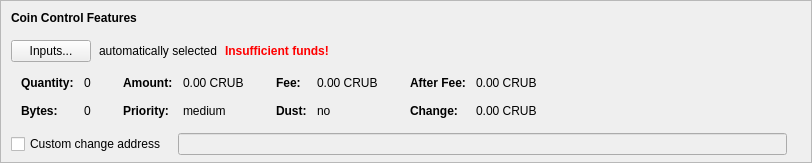
    <widget class="QFrame" name="frameCoinControl">
     <property name="sizePolicy">
      <sizepolicy hsizetype="Expanding" vsizetype="Expanding">
       <horstretch>0</horstretch>
       <verstretch>0</verstretch>
      </sizepolicy>
     </property>
     <property name="maximumSize">
      <size>
       <width>16777215</width>
       <height>16777215</height>
      </size>
     </property>
     <property name="frameShape">
      <enum>QFrame::StyledPanel</enum>
     </property>
     <property name="frameShadow">
      <enum>QFrame::Sunken</enum>
     </property>
     <layout class="QVBoxLayout" name="verticalLayoutCoinControl2">
      <property name="spacing">
       <number>0</number>
      </property>
      <property name="leftMargin">
       <number>0</number>
      </property>
      <property name="topMargin">
       <number>0</number>
      </property>
      <property name="rightMargin">
       <number>0</number>
      </property>
      <property name="bottomMargin">
       <number>6</number>
      </property>
      <item>
       <layout class="QVBoxLayout" name="verticalLayoutCoinControl" stretch="0,0,0,0,1">
        <property name="spacing">
         <number>0</number>
        </property>
        <property name="leftMargin">
         <number>10</number>
        </property>
        <property name="topMargin">
         <number>10</number>
        </property>
        <item>
         <layout class="QHBoxLayout" name="horizontalLayoutCoinControl1">
          <property name="bottomMargin">
           <number>15</number>
          </property>
          <item>
           <widget class="QLabel" name="labelCoinControlFeatures">
            <property name="sizePolicy">
             <sizepolicy hsizetype="Preferred" vsizetype="Maximum">
              <horstretch>0</horstretch>
              <verstretch>0</verstretch>
             </sizepolicy>
            </property>
            <property name="font">
             <font>
              <weight>75</weight>
              <bold>true</bold>
             </font>
            </property>
            <property name="styleSheet">
             <string notr="true">font-weight:bold;</string>
            </property>
            <property name="text">
             <string>Coin Control Features</string>
            </property>
           </widget>
          </item>
         </layout>
        </item>
        <item>
         <layout class="QHBoxLayout" name="horizontalLayoutCoinControl2" stretch="0,0,0,0">
          <property name="spacing">
           <number>8</number>
          </property>
          <property name="bottomMargin">
           <number>10</number>
          </property>
          <item>
           <widget class="QPushButton" name="pushButtonCoinControl">
            <property name="styleSheet">
             <string notr="true"/>
            </property>
            <property name="text">
             <string>Inputs...</string>
            </property>
            <property name="autoDefault">
             <bool>false</bool>
            </property>
           </widget>
          </item>
          <item>
           <widget class="QLabel" name="labelCoinControlAutomaticallySelected">
            <property name="text">
             <string>automatically selected</string>
            </property>
            <property name="margin">
             <number>5</number>
            </property>
           </widget>
          </item>
          <item>
           <widget class="QLabel" name="labelCoinControlInsuffFunds">
            <property name="font">
             <font>
              <weight>75</weight>
              <bold>true</bold>
             </font>
            </property>
            <property name="styleSheet">
             <string notr="true">color:red;font-weight:bold;</string>
            </property>
            <property name="text">
             <string>Insufficient funds!</string>
            </property>
            <property name="margin">
             <number>5</number>
            </property>
           </widget>
          </item>
          <item>
           <spacer name="horizontalSpacerCoinControl">
            <property name="orientation">
             <enum>Qt::Horizontal</enum>
            </property>
            <property name="sizeHint" stdset="0">
             <size>
              <width>40</width>
              <height>1</height>
             </size>
            </property>
           </spacer>
          </item>
         </layout>
        </item>
        <item>
         <widget class="QWidget" name="widgetCoinControl" native="true">
          <property name="sizePolicy">
           <sizepolicy hsizetype="Preferred" vsizetype="Preferred">
            <horstretch>0</horstretch>
            <verstretch>0</verstretch>
           </sizepolicy>
          </property>
          <property name="minimumSize">
           <size>
            <width>0</width>
            <height>0</height>
           </size>
          </property>
          <property name="styleSheet">
           <string notr="true"/>
          </property>
          <layout class="QHBoxLayout" name="horizontalLayoutCoinControl5">
           <property name="leftMargin">
            <number>0</number>
           </property>
           <property name="topMargin">
            <number>0</number>
           </property>
           <property name="rightMargin">
            <number>0</number>
           </property>
           <property name="bottomMargin">
            <number>0</number>
           </property>
           <item>
            <layout class="QHBoxLayout" name="horizontalLayoutCoinControl3" stretch="0,0,0,1">
             <property name="spacing">
              <number>20</number>
             </property>
             <property name="topMargin">
              <number>0</number>
             </property>
             <property name="bottomMargin">
              <number>10</number>
             </property>
             <item>
              <layout class="QFormLayout" name="formLayoutCoinControl1">
               <property name="horizontalSpacing">
                <number>10</number>
               </property>
               <property name="verticalSpacing">
                <number>14</number>
               </property>
               <property name="leftMargin">
                <number>10</number>
               </property>
               <property name="topMargin">
                <number>4</number>
               </property>
               <property name="rightMargin">
                <number>6</number>
               </property>
               <item row="0" column="0">
                <widget class="QLabel" name="labelCoinControlQuantityText">
                 <property name="font">
                  <font>
                   <weight>75</weight>
                   <bold>true</bold>
                  </font>
                 </property>
                 <property name="text">
                  <string>Quantity:</string>
                 </property>
                 <property name="margin">
                  <number>0</number>
                 </property>
                </widget>
               </item>
               <item row="0" column="1">
                <widget class="QLabel" name="labelCoinControlQuantity">
                 <property name="cursor">
                  <cursorShape>IBeamCursor</cursorShape>
                 </property>
                 <property name="contextMenuPolicy">
                  <enum>Qt::ActionsContextMenu</enum>
                 </property>
                 <property name="text">
                  <string notr="true">0</string>
                 </property>
                 <property name="margin">
                  <number>0</number>
                 </property>
                 <property name="textInteractionFlags">
                  <set>Qt::LinksAccessibleByMouse|Qt::TextSelectableByKeyboard|Qt::TextSelectableByMouse</set>
                 </property>
                </widget>
               </item>
               <item row="1" column="0">
                <widget class="QLabel" name="labelCoinControlBytesText">
                 <property name="font">
                  <font>
                   <weight>75</weight>
                   <bold>true</bold>
                  </font>
                 </property>
                 <property name="text">
                  <string>Bytes:</string>
                 </property>
                </widget>
               </item>
               <item row="1" column="1">
                <widget class="QLabel" name="labelCoinControlBytes">
                 <property name="cursor">
                  <cursorShape>IBeamCursor</cursorShape>
                 </property>
                 <property name="contextMenuPolicy">
                  <enum>Qt::ActionsContextMenu</enum>
                 </property>
                 <property name="text">
                  <string notr="true">0</string>
                 </property>
                 <property name="textInteractionFlags">
                  <set>Qt::LinksAccessibleByMouse|Qt::TextSelectableByKeyboard|Qt::TextSelectableByMouse</set>
                 </property>
                </widget>
               </item>
              </layout>
             </item>
             <item>
              <layout class="QFormLayout" name="formLayoutCoinControl2">
               <property name="horizontalSpacing">
                <number>10</number>
               </property>
               <property name="verticalSpacing">
                <number>14</number>
               </property>
               <property name="leftMargin">
                <number>6</number>
               </property>
               <property name="topMargin">
                <number>4</number>
               </property>
               <property name="rightMargin">
                <number>6</number>
               </property>
               <item row="0" column="0">
                <widget class="QLabel" name="labelCoinControlAmountText">
                 <property name="font">
                  <font>
                   <weight>75</weight>
                   <bold>true</bold>
                  </font>
                 </property>
                 <property name="text">
                  <string>Amount:</string>
                 </property>
                 <property name="margin">
                  <number>0</number>
                 </property>
                </widget>
               </item>
               <item row="0" column="1">
                <widget class="QLabel" name="labelCoinControlAmount">
                 <property name="cursor">
                  <cursorShape>IBeamCursor</cursorShape>
                 </property>
                 <property name="contextMenuPolicy">
                  <enum>Qt::ActionsContextMenu</enum>
                 </property>
                 <property name="text">
                  <string notr="true">0.00 CRUB</string>
                 </property>
                 <property name="textInteractionFlags">
                  <set>Qt::LinksAccessibleByMouse|Qt::TextSelectableByKeyboard|Qt::TextSelectableByMouse</set>
                 </property>
                </widget>
               </item>
               <item row="1" column="0">
                <widget class="QLabel" name="labelCoinControlPriorityText">
                 <property name="font">
                  <font>
                   <weight>75</weight>
                   <bold>true</bold>
                  </font>
                 </property>
                 <property name="text">
                  <string>Priority:</string>
                 </property>
                </widget>
               </item>
               <item row="1" column="1">
                <widget class="QLabel" name="labelCoinControlPriority">
                 <property name="cursor">
                  <cursorShape>IBeamCursor</cursorShape>
                 </property>
                 <property name="contextMenuPolicy">
                  <enum>Qt::ActionsContextMenu</enum>
                 </property>
                 <property name="text">
                  <string notr="true">medium</string>
                 </property>
                 <property name="textInteractionFlags">
                  <set>Qt::LinksAccessibleByMouse|Qt::TextSelectableByKeyboard|Qt::TextSelectableByMouse</set>
                 </property>
                </widget>
               </item>
              </layout>
             </item>
             <item>
              <layout class="QFormLayout" name="formLayoutCoinControl3">
               <property name="horizontalSpacing">
                <number>10</number>
               </property>
               <property name="verticalSpacing">
                <number>14</number>
               </property>
               <property name="leftMargin">
                <number>6</number>
               </property>
               <property name="topMargin">
                <number>4</number>
               </property>
               <property name="rightMargin">
                <number>6</number>
               </property>
               <item row="0" column="0">
                <widget class="QLabel" name="labelCoinControlFeeText">
                 <property name="font">
                  <font>
                   <weight>75</weight>
                   <bold>true</bold>
                  </font>
                 </property>
                 <property name="text">
                  <string>Fee:</string>
                 </property>
                 <property name="margin">
                  <number>0</number>
                 </property>
                </widget>
               </item>
               <item row="0" column="1">
                <widget class="QLabel" name="labelCoinControlFee">
                 <property name="cursor">
                  <cursorShape>IBeamCursor</cursorShape>
                 </property>
                 <property name="contextMenuPolicy">
                  <enum>Qt::ActionsContextMenu</enum>
                 </property>
                 <property name="text">
                  <string notr="true">0.00 CRUB</string>
                 </property>
                 <property name="textInteractionFlags">
                  <set>Qt::LinksAccessibleByMouse|Qt::TextSelectableByKeyboard|Qt::TextSelectableByMouse</set>
                 </property>
                </widget>
               </item>
               <item row="1" column="0">
                <widget class="QLabel" name="labelCoinControlLowOutputText">
                 <property name="font">
                  <font>
                   <weight>75</weight>
                   <bold>true</bold>
                  </font>
                 </property>
                 <property name="text">
                  <string>Dust:</string>
                 </property>
                </widget>
               </item>
               <item row="1" column="1">
                <widget class="QLabel" name="labelCoinControlLowOutput">
                 <property name="cursor">
                  <cursorShape>IBeamCursor</cursorShape>
                 </property>
                 <property name="contextMenuPolicy">
                  <enum>Qt::ActionsContextMenu</enum>
                 </property>
                 <property name="text">
                  <string notr="true">no</string>
                 </property>
                 <property name="textInteractionFlags">
                  <set>Qt::LinksAccessibleByMouse|Qt::TextSelectableByKeyboard|Qt::TextSelectableByMouse</set>
                 </property>
                </widget>
               </item>
              </layout>
             </item>
             <item>
              <layout class="QFormLayout" name="formLayoutCoinControl4">
               <property name="horizontalSpacing">
                <number>10</number>
               </property>
               <property name="verticalSpacing">
                <number>14</number>
               </property>
               <property name="leftMargin">
                <number>6</number>
               </property>
               <property name="topMargin">
                <number>4</number>
               </property>
               <property name="rightMargin">
                <number>6</number>
               </property>
               <item row="0" column="0">
                <widget class="QLabel" name="labelCoinControlAfterFeeText">
                 <property name="font">
                  <font>
                   <weight>75</weight>
                   <bold>true</bold>
                  </font>
                 </property>
                 <property name="text">
                  <string>After Fee:</string>
                 </property>
                 <property name="margin">
                  <number>0</number>
                 </property>
                </widget>
               </item>
               <item row="0" column="1">
                <widget class="QLabel" name="labelCoinControlAfterFee">
                 <property name="cursor">
                  <cursorShape>IBeamCursor</cursorShape>
                 </property>
                 <property name="contextMenuPolicy">
                  <enum>Qt::ActionsContextMenu</enum>
                 </property>
                 <property name="text">
                  <string notr="true">0.00 CRUB</string>
                 </property>
                 <property name="textInteractionFlags">
                  <set>Qt::LinksAccessibleByMouse|Qt::TextSelectableByKeyboard|Qt::TextSelectableByMouse</set>
                 </property>
                </widget>
               </item>
               <item row="1" column="0">
                <widget class="QLabel" name="labelCoinControlChangeText">
                 <property name="font">
                  <font>
                   <weight>75</weight>
                   <bold>true</bold>
                  </font>
                 </property>
                 <property name="text">
                  <string>Change:</string>
                 </property>
                </widget>
               </item>
               <item row="1" column="1">
                <widget class="QLabel" name="labelCoinControlChange">
                 <property name="cursor">
                  <cursorShape>IBeamCursor</cursorShape>
                 </property>
                 <property name="contextMenuPolicy">
                  <enum>Qt::ActionsContextMenu</enum>
                 </property>
                 <property name="text">
                  <string notr="true">0.00 CRUB</string>
                 </property>
                 <property name="textInteractionFlags">
                  <set>Qt::LinksAccessibleByMouse|Qt::TextSelectableByKeyboard|Qt::TextSelectableByMouse</set>
                 </property>
                </widget>
               </item>
              </layout>
             </item>
            </layout>
           </item>
          </layout>
         </widget>
        </item>
        <item>
         <layout class="QHBoxLayout" name="horizontalLayoutCoinControl4" stretch="0,0,0">
          <property name="spacing">
           <number>12</number>
          </property>
          <property name="sizeConstraint">
           <enum>QLayout::SetDefaultConstraint</enum>
          </property>
          <property name="topMargin">
           <number>5</number>
          </property>
          <property name="rightMargin">
           <number>5</number>
          </property>
          <item>
           <widget class="QCheckBox" name="checkBoxCoinControlChange">
            <property name="toolTip">
             <string>If this is activated, but the change address is empty or invalid, change will be sent to a newly generated address.</string>
            </property>
            <property name="text">
             <string>Custom change address</string>
            </property>
           </widget>
          </item>
          <item>
           <widget class="QValidatedLineEdit" name="lineEditCoinControlChange">
            <property name="enabled">
             <bool>false</bool>
            </property>
            <property name="sizePolicy">
             <sizepolicy hsizetype="Expanding" vsizetype="Fixed">
              <horstretch>0</horstretch>
              <verstretch>0</verstretch>
             </sizepolicy>
            </property>
           </widget>
          </item>
          <item>
           <widget class="QLabel" name="labelCoinControlChangeLabel">
            <property name="sizePolicy">
             <sizepolicy hsizetype="Preferred" vsizetype="Expanding">
              <horstretch>0</horstretch>
              <verstretch>0</verstretch>
             </sizepolicy>
            </property>
            <property name="minimumSize">
             <size>
              <width>0</width>
              <height>0</height>
             </size>
            </property>
            <property name="text">
             <string/>
            </property>
            <property name="margin">
             <number>3</number>
            </property>
           </widget>
          </item>
         </layout>
        </item>
        <item>
         <spacer name="verticalSpacerCoinControl">
          <property name="orientation">
           <enum>Qt::Vertical</enum>
          </property>
          <property name="sizeHint" stdset="0">
           <size>
            <width>800</width>
            <height>1</height>
           </size>
          </property>
         </spacer>
        </item>
       </layout>
      </item>
     </layout>
    </widget>
